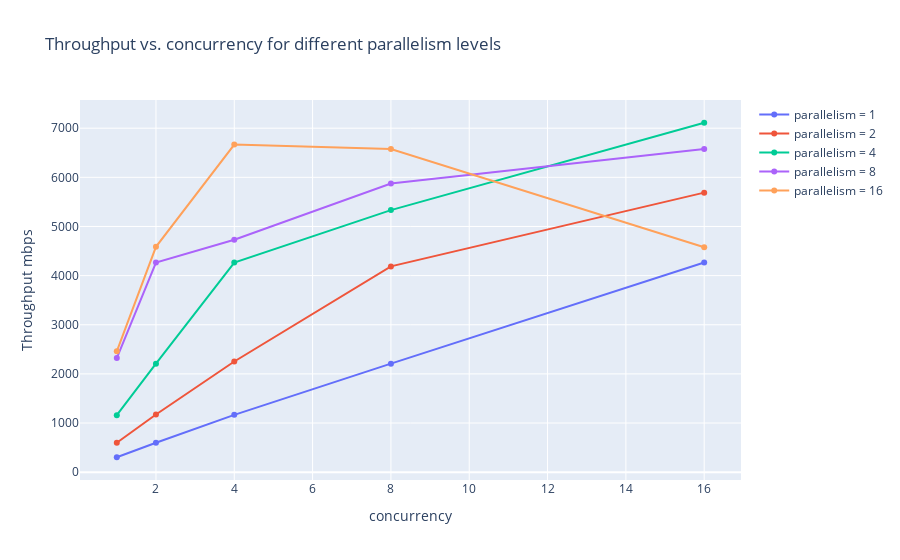

Notebook source saved alongside this figure:
### Code cell
# Plotting
fig = go.Figure()

# Loop through unique concurrency values and plot
for conc in df['parallelism'].unique():
    subset = df[df['parallelism'] == conc]
    fig.add_trace(go.Scatter(x=subset['concurrency'], 
                             y=subset['throughput'], 
                             mode='lines+markers', 
                             name=f'parallelism = {conc}'))

fig.update_layout(title='Throughput vs. concurrency for different parallelism levels',
                  xaxis_title='concurrency',
                  yaxis_title='Throughput mbps')
fig.show()

### Figure 1 — Plotly figure (JSON) as saved in the notebook; plotly's stock layout.template omitted (floating-point values rounded to 4 significant figures)
{"data": [{"mode": "lines+markers", "name": "parallelism = 1", "type": "scatter", "x": [1, 2, 4, 8, 16], "y": [303.7, 597.7, 1166.0, 2209.0, 4267.0]}, {"mode": "lines+markers", "name": "parallelism = 2", "type": "scatter", "x": [1, 2, 4, 8, 16], "y": [598.0, 1173.0, 2252.0, 4187.0, 5689.0]}, {"mode": "lines+markers", "name": "parallelism = 4", "type": "scatter", "x": [1, 2, 4, 8, 16], "y": [1160.0, 2209.0, 4267.0, 5333.0, 7111.0]}, {"mode": "lines+markers", "name": "parallelism = 8", "type": "scatter", "x": [1, 2, 4, 8, 16], "y": [2323.0, 4266.0, 4729.0, 5874.0, 6577.0]}, {"mode": "lines+markers", "name": "parallelism = 16", "type": "scatter", "x": [1, 2, 4, 8, 16], "y": [2459.0, 4587.0, 6666.0, 6577.0, 4578.0]}], "layout": {"autosize": true, "title": {"text": "Throughput vs. concurrency for different parallelism levels"}, "xaxis": {"autorange": true, "range": [0.0856, 16.91], "title": {"text": "concurrency"}, "type": "linear"}, "yaxis": {"autorange": true, "range": [-258.1, 7672.0], "title": {"text": "Throughput mbps"}, "type": "linear"}}}
